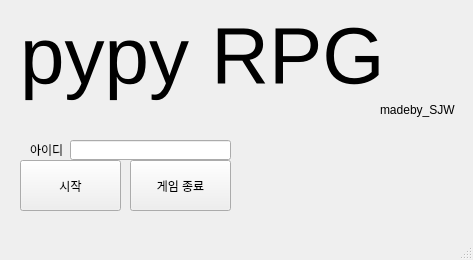
<?xml version="1.0" encoding="UTF-8"?>
<ui version="4.0">
 <class>loginWindow</class>
 <widget class="QMainWindow" name="loginWindow">
  <property name="geometry">
   <rect>
    <x>0</x>
    <y>0</y>
    <width>473</width>
    <height>260</height>
   </rect>
  </property>
  <property name="windowTitle">
   <string>pypy RPG</string>
  </property>
  <widget class="QWidget" name="centralwidget">
   <widget class="QPushButton" name="Btn_new">
    <property name="geometry">
     <rect>
      <x>20</x>
      <y>160</y>
      <width>101</width>
      <height>51</height>
     </rect>
    </property>
    <property name="text">
     <string>시작</string>
    </property>
   </widget>
   <widget class="QPushButton" name="Btn_fin">
    <property name="geometry">
     <rect>
      <x>130</x>
      <y>160</y>
      <width>101</width>
      <height>51</height>
     </rect>
    </property>
    <property name="text">
     <string>게임 종료</string>
    </property>
   </widget>
   <widget class="QLabel" name="label">
    <property name="geometry">
     <rect>
      <x>20</x>
      <y>10</y>
      <width>431</width>
      <height>91</height>
     </rect>
    </property>
    <property name="font">
     <font>
      <pointsize>60</pointsize>
     </font>
    </property>
    <property name="text">
     <string>pypy RPG</string>
    </property>
   </widget>
   <widget class="QLabel" name="label_2">
    <property name="geometry">
     <rect>
      <x>380</x>
      <y>100</y>
      <width>81</width>
      <height>20</height>
     </rect>
    </property>
    <property name="text">
     <string>madeby_SJW</string>
    </property>
   </widget>
   <widget class="QLineEdit" name="input_id">
    <property name="geometry">
     <rect>
      <x>70</x>
      <y>140</y>
      <width>161</width>
      <height>20</height>
     </rect>
    </property>
   </widget>
   <widget class="QLabel" name="label_3">
    <property name="geometry">
     <rect>
      <x>30</x>
      <y>140</y>
      <width>41</width>
      <height>20</height>
     </rect>
    </property>
    <property name="text">
     <string>아이디</string>
    </property>
   </widget>
  </widget>
  <widget class="QMenuBar" name="menubar">
   <property name="geometry">
    <rect>
     <x>0</x>
     <y>0</y>
     <width>473</width>
     <height>21</height>
    </rect>
   </property>
  </widget>
  <widget class="QStatusBar" name="statusbar"/>
 </widget>
 <resources/>
 <connections/>
</ui>
